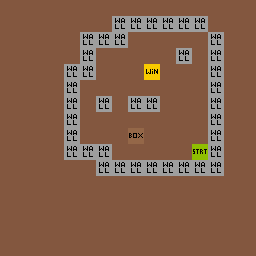

A 2D game scene composited from a Tiled map and its tileset images. What follows is a short description and the map's XML, with every tile layer's data as written:
An orthogonal 16x16 tile map with 16x16 px tiles, 3 tile layers (Art_Background, Art_Gameplay, Gameplay), 2 tilesets and 1 object (spawn).

<map version="1.2" tiledversion="1.2.3" orientation="orthogonal" renderorder="right-down" width="16" height="16" tilewidth="16" tileheight="16" infinite="0" backgroundcolor="#83573f" nextlayerid="11" nextobjectid="2">
 <tileset firstgid="1" source="tileset/GameplayTileset.tsx" />
 <tileset firstgid="33" source="tileset/GameplayImages.tsx" />
 <layer id="8" name="Art_Background" width="16" height="16">
  <data encoding="csv">
0,0,0,0,0,0,0,0,0,0,0,0,0,0,0,0,
0,0,0,0,0,0,0,0,0,0,0,0,0,0,0,0,
0,0,0,0,0,0,0,0,0,0,0,0,0,0,0,0,
0,0,0,0,0,0,0,0,0,0,0,0,0,0,0,0,
0,0,0,0,0,0,0,0,0,0,0,0,0,0,0,0,
0,0,0,0,0,0,0,0,0,0,0,0,0,0,0,0,
0,0,0,0,0,0,0,0,0,0,0,0,0,0,0,0,
0,0,0,0,0,0,0,0,0,0,0,0,0,0,0,0,
0,0,0,0,0,0,0,0,0,0,0,0,0,0,0,0,
0,0,0,0,0,0,0,0,0,0,0,0,0,0,0,0,
0,0,0,0,0,0,0,0,0,0,0,0,0,0,0,0,
0,0,0,0,0,0,0,0,0,0,0,0,0,0,0,0,
0,0,0,0,0,0,0,0,0,0,0,0,0,0,0,0,
0,0,0,0,0,0,0,0,0,0,0,0,0,0,0,0,
0,0,0,0,0,0,0,0,0,0,0,0,0,0,0,0,
0,0,0,0,0,0,0,0,0,0,0,0,0,0,0,0
</data>
 </layer>
 <layer id="9" name="Art_Gameplay" width="16" height="16">
  <data encoding="csv">
0,0,0,0,0,0,0,0,0,0,0,0,0,0,0,0,
0,0,0,0,0,0,0,0,0,0,0,0,0,0,0,0,
0,0,0,0,0,0,0,0,0,0,0,0,0,0,0,0,
0,0,0,0,0,0,0,0,0,0,0,0,0,0,0,0,
0,0,0,0,0,0,0,0,0,0,0,0,0,0,0,0,
0,0,0,0,0,0,0,0,0,0,0,0,0,0,0,0,
0,0,0,0,0,0,0,0,0,0,0,0,0,0,0,0,
0,0,0,0,0,0,0,0,0,0,0,0,0,0,0,0,
0,0,0,0,0,0,0,0,0,0,0,0,0,0,0,0,
0,0,0,0,0,0,0,0,0,0,0,0,0,0,0,0,
0,0,0,0,0,0,0,0,0,0,0,0,0,0,0,0,
0,0,0,0,0,0,0,0,0,0,0,0,0,0,0,0,
0,0,0,0,0,0,0,0,0,0,0,0,0,0,0,0,
0,0,0,0,0,0,0,0,0,0,0,0,0,0,0,0,
0,0,0,0,0,0,0,0,0,0,0,0,0,0,0,0,
0,0,0,0,0,0,0,0,0,0,0,0,0,0,0,0
</data>
 </layer>
 <layer id="10" name="Gameplay" width="16" height="16">
  <data encoding="csv">
0,0,0,0,0,0,0,0,0,0,0,0,0,0,0,0,
0,0,0,0,0,0,0,3,3,3,3,3,3,0,0,0,
0,0,0,0,0,3,3,3,0,0,0,0,0,3,0,0,
0,0,0,0,0,3,0,0,0,0,0,3,0,3,0,0,
0,0,0,0,3,3,0,0,0,1,0,0,0,3,0,0,
0,0,0,0,3,0,0,0,0,0,0,0,0,3,0,0,
0,0,0,0,3,0,3,0,3,3,0,0,0,3,0,0,
0,0,0,0,3,0,0,0,0,0,0,0,0,3,0,0,
0,0,0,0,3,0,0,0,11,0,0,0,0,3,0,0,
0,0,0,0,3,3,3,0,0,0,0,0,2,3,0,0,
0,0,0,0,0,0,3,3,3,3,3,3,3,3,0,0,
0,0,0,0,0,0,0,0,0,0,0,0,0,0,0,0,
0,0,0,0,0,0,0,0,0,0,0,0,0,0,0,0,
0,0,0,0,0,0,0,0,0,0,0,0,0,0,0,0,
0,0,0,0,0,0,0,0,0,0,0,0,0,0,0,0,
0,0,0,0,0,0,0,0,0,0,0,0,0,0,0,0
</data>
 </layer>
 <objectgroup id="2" name="Properties">
  <object id="1" name="spawn" x="192" y="144" width="16" height="16" />
 </objectgroup>
</map>
